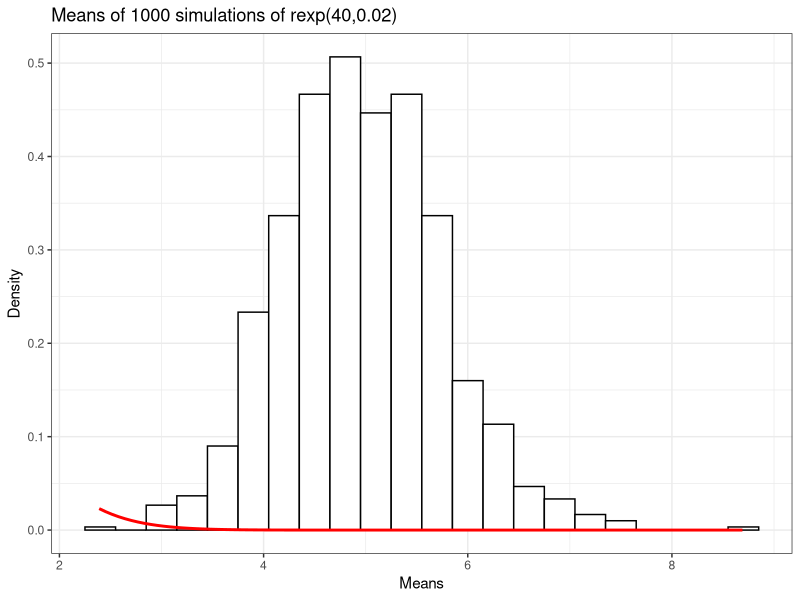
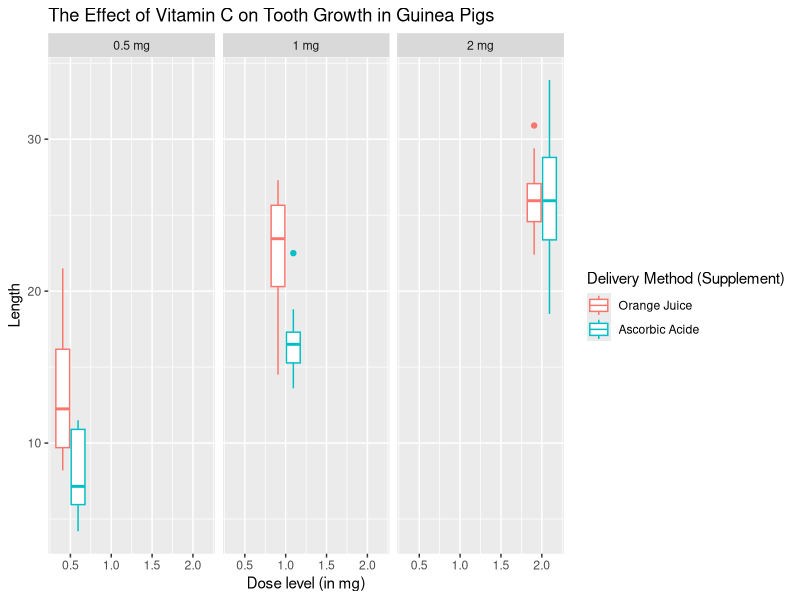

Source code (R) for these figures, in order: (Note: this script raises an error after producing the figures.)
## ---- chunk 1
library(knitr)
# always echo.
opts_chunk$set(echo = TRUE, fig.width = 12, fig.height = 5)
## ---- chunk 2
# load libraries, setup variables
library(ggplot2)
lambda <- 0.2
mu <- 1/lambda
stdDev <- 1/lambda
numExponentials <- 40
numSimulations <- 1:1000

# we're dealing with random data, so always set seed to make it reproducible.
set.seed(909)

# obtains the mean of running rexp with 40 exponentials and given lambda
cfunc <- function(v) {mean(rexp(numExponentials, lambda))}

#  for each entry in array of size 1000, run the function
mns = NULL
for (i in 1 : 1000) mns = c(mns, mean(cfunc()))

dat <- data.frame(x = mns)

## ---- chunk 3
mu
## ---- chunk 4
mean(dat$x)
## ---- chunk 5
mu/sqrt(numExponentials)
## ---- chunk 6
var(dat$x)
## ---- chunk 7
# plot and customize graph
g <- ggplot(dat, aes(x = x)) 
g <- g + geom_histogram(binwidth=.3, colour = "black", fill="white", 
        aes(y = ..density..)) 
g <- g + ggtitle("Means of 1000 simulations of rexp(40,0.02)") 
g <- g + xlab("Means") + ylab("Density")

g <- g + stat_function(fun = dnorm, arg=list( mean= mu, sd=sd(dat$x) ), 
        color="red", size=1)
g <- g + theme_bw()

g
## ---- chunk 8
#load data set from R's provided datasets
data(ToothGrowth)
## ---- chunk 9
#plot and customize graph
g <- ggplot(ToothGrowth,aes(x = dose, y = len, color=supp))
g <- g + ggtitle("The Effect of Vitamin C on Tooth Growth in Guinea Pigs") 
g <- g + xlab("Dose level (in mg)") + ylab("Length")
g <- g + scale_color_discrete(name="Delivery Method (Supplement)",
                         breaks=c("OJ", "VC"),
                         labels=c("Orange Juice", "Ascorbic Acide"))
g <- g + geom_boxplot()
g <- g + facet_grid(. ~ dose , labeller = function(variable, value){ paste0(value," mg") })
g
## ---- chunk 10
# Assume variances ARE equal
rbind(t.test(len ~ supp, paired=FALSE, var.equal=T, data=ToothGrowth)$conf,
      t.test(len ~ supp, paired=FALSE, var.equal=T, data=ToothGrowth)$conf
      )
## ---- chunk 11
# plot and customize graph
g <- ggplot(dat, aes(x = x)) 
g <- g + geom_histogram(binwidth=.3, colour = "black", fill="white", 
        aes(y = ..density..)) 
g <- g + ggtitle("Means of 1000 simulations of rexp(40,0.02)") 
g <- g + xlab("Means") + ylab("Density")

g <- g + stat_function(fun = dnorm, arg=list( mean= mu, sd=sd(dat$x) ), 
        color="red", size=1)
g <- g + theme_bw()

g
## ---- chunk 12
str(ToothGrowth)
summary(ToothGrowth)
head(ToothGrowth)
## ---- chunk 13
require(graphics)
coplot(len ~ dose | supp, data = ToothGrowth, panel = panel.smooth,
       xlab = "ToothGrowth data: length vs dose, given type of supplement")
## ---- chunk 14
#plot and customize graph
g <- ggplot(ToothGrowth,aes(x = dose, y = len, color=supp))
g <- g + ggtitle("The Effect of Vitamin C on Tooth Growth in Guinea Pigs") 
g <- g + xlab("Dose level (in mg)") + ylab("Length")
g <- g + scale_color_discrete(name="Delivery Method (Supplement)",
                         breaks=c("OJ", "VC"),
                         labels=c("Orange Juice", "Ascorbic Acide"))
g <- g + geom_boxplot()
g <- g + facet_grid(. ~ dose , labeller = function(variable, value){ paste0(value," mg") })
g
## ---- chunk 15
# Assume variances ARE equal
rbind(t.test(len ~ supp, paired=FALSE, var.equal=T, data=ToothGrowth)$conf,
      t.test(len ~ supp, paired=FALSE, var.equal=T, data=ToothGrowth)$conf
      )
## ---- chunk 16
factor(ToothGrowth$supp)
